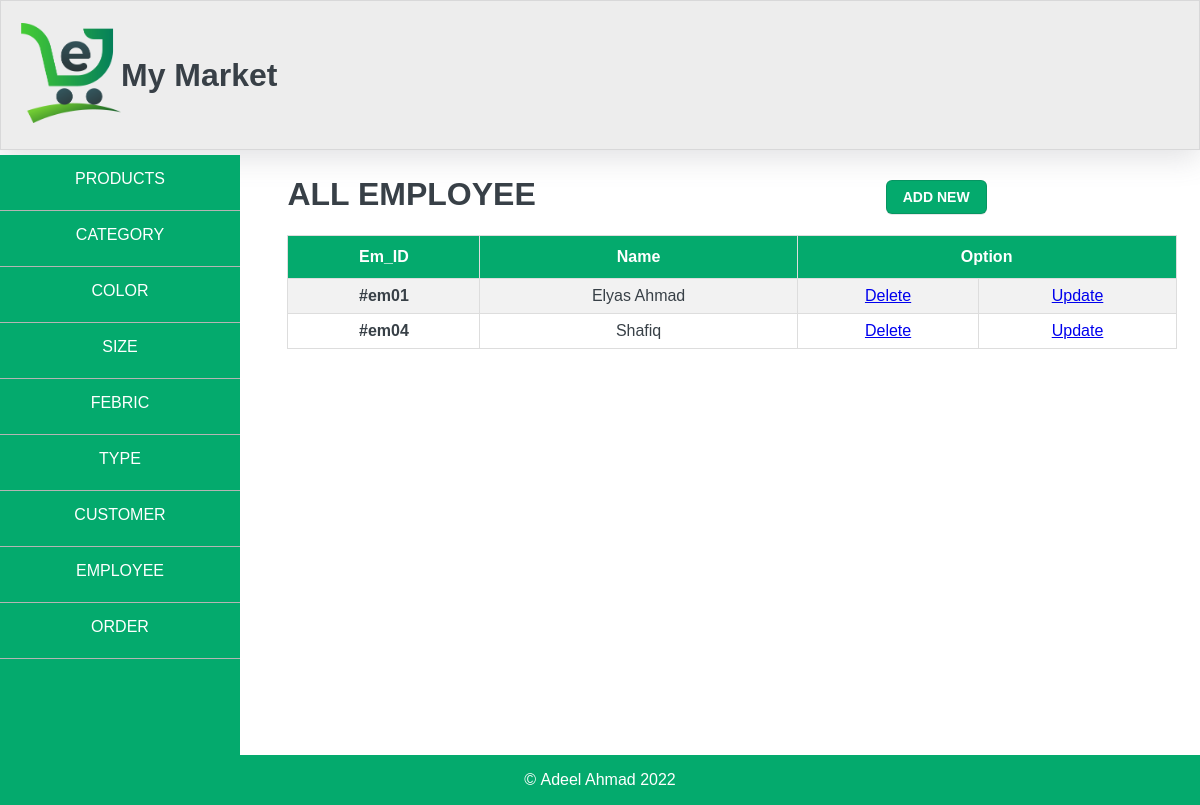
Page /display_employee.php on the committed database.
### tables this page shows
CREATE TABLE `employee` (
  `em_id` int(11) NOT NULL,
  `name` text NOT NULL
);

### display_employee.php (the view, shortened to what this page needs)
<!DOCTYPE html>
<html lang="en">
  <head>
    <link rel="stylesheet" href="web_style.css" />
  </head>
  <body>
    <?php include "nav.php";?>
    <div id="content" style='height:auto;'>
      <form
        name="form1"
        style="width:95%"
        method="post"
      >
        <h1>ALL EMPLOYEE<a href="employee.php" class='button-3'style="margin-left:350px;" >ADD NEW</a> </h1>
        <table style=''>
         <tdead>
          <tr><th style="text-align:center;">Em_ID</th><th style="text-align:center;">Name</th><th colspan='2' style="text-align:center;">Option</th></tr>
          <?php
          include "connect.php";
          $q="SELECT em_id,name FROM employee";
          $rows=$conn->query($q);
          if ($rows->num_rows > 0){
            while($row =$rows->fetch_assoc()){
                echo "<tr>
                <td ><b>#em0" .$row['em_id']. "<b></td>
                <td>".$row['name']."</td>
                <td><a href='delete_employee.php?ID=".$row['em_id']."'>Delete</a></td>
                <td><a href='edit_employee.php?ID=".$row['em_id']."'>Update</a></td>
              </tr>";
                }
          }
          ?>
         </tdead>
        </table>
      </form>
    </div>
  </body>
</html>

### web_style.css (style rules this page uses)
form { width: 700px; }
header { margin: 0px; border: 0.5px solid rgba(132, 132, 133, 0.2); box-shadow: rgba(100, 100, 111, 0.2) 0px 7px 29px 0px; width: 100%; height: 150px; background-color: rgb(237, 237, 237); box-sizing: border-box; display: flex; align-items: center; }
img { width: 100px; height: 100px; margin-left: 20px; }
body { margin: 0px; padding: 0px; font-family: "Arial"; color: #384047; }
table { font-family: Arial, Helvetica, sans-serif; border-collapse: collapse; width: 100%; text-align: center; }
table td, table th { border: 1px solid #ddd; padding: 8px; }
table tr:nth-child(even) { background-color: #f2f2f2; }
table th { padding-top: 12px; padding-bottom: 12px; text-align: left; background-color: #04aa6d; color: white; }
#content { height: 450px; margin-top: 5px; width: 78%; float: right; margin-bottom: 20px; display: flex; justify-content: center; }
.button-3 { appearance: none; background-color: #04aa6d; border: 1px solid rgba(27, 31, 35, 0.15); border-radius: 6px; box-shadow: rgba(27, 31, 35, 0.1) 0 1px 0; box-sizing: border-box; color: #fff; cursor: pointer; display: inline-block; font-family: "Arial"; font-size: 14px; font-weight: 600; line-height: 20px; padding: 6px 16px; position: relative; text-align: center; text-decoration: none; touch-action: manipulation; vertical-align: middle; white-space: nowrap; }
footer { clear: both; display: flex; justify-content: center; align-items: center; width: 100%; height: 50px; background-color: #04aa6d; color: white; }

### rows in the picture
employee: em_id "1", name "Elyas Ahmad"
employee: em_id "4", name "Shafiq"
